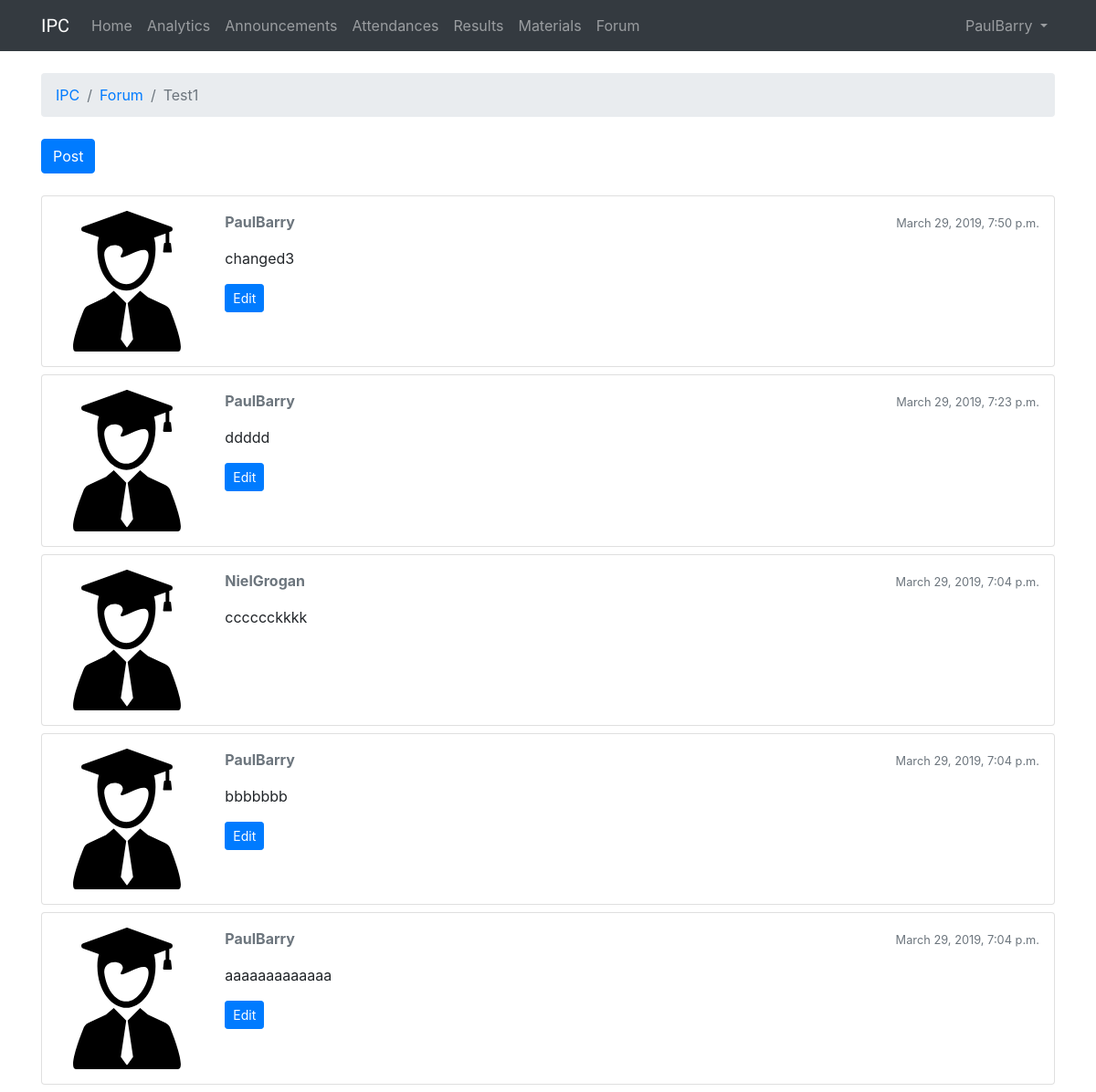
Page /1/forum/1 (signed in) on the committed database.
### IPC/models.py (models this page shows, shortened)
class ForumTopic(models.Model):
    forumTopicName = models.CharField(max_length=255)
    forumTopicDesc = models.TextField(max_length=4000)
    forumTopicPoster = models.ForeignKey(User, on_delete=models.CASCADE,)
    forumTopicPostedDate = models.DateTimeField(auto_now_add=True)
    forumTopicInstitution = models.ForeignKey(Institution, on_delete=models.CASCADE,)
    forumTopicFlag = models.IntegerField(default=0, validators=[MaxValueValidator(1), MinValueValidator(0)])
    forumTopicCourse = models.ForeignKey(Course, on_delete=models.CASCADE,)

class ForumTopicPost(models.Model):
    forumTopicPostPost = models.TextField(max_length=4000)
    forumTopicPostCreatedTime = models.DateTimeField(auto_now_add=True)
    forumTopicPostUpdatedTime = models.DateTimeField(null=True)
    forumTopicPostPoster = models.ForeignKey(User, on_delete=models.CASCADE,)
    forumTopicPostTopic = models.ForeignKey(ForumTopic, on_delete=models.CASCADE,)

### IPC/views.py (the view)
# urls.py: path('<int:course_id>/forum/<int:topic_id>', views.topic_post, name='topic_post'),
@login_required
def topic_post(request, course_id, topic_id):
    topic = ForumTopic.objects.get(id=topic_id)
    topic_posts = list(ForumTopicPost.objects.filter(forumTopicPostTopic = topic_id).order_by('-forumTopicPostCreatedTime'))
    return render(request, 'topic_post.html', {'course_id': course_id,
                                                'topic_id': topic_id,
                                                'topic': topic,
                                                'topic_posts': topic_posts,})

### templates/topic_post.html (shortened to what this page needs)
{% extends 'base.html' %}
{% load static %}
{% block breadcrumb %}
<li class="breadcrumb-item"><a href="{% url 'course' %}">IPC</a></li>
<li class="breadcrumb-item"><a href="{% url 'institute_forum' course_id=course_id %}">Forum</a></li>
<li class="breadcrumb-item active">{{ topic.forumTopicName }}</li>
{% endblock %}
{% block content %}
  <div class="mb-4">
    <a href="{% url 'post_topic_post' course_id=course_id topic_id=topic_id %}" class="btn btn-primary" role="button">Post</a>
  </div>
  {% for topic_post in topic_posts %}
    <div class="card mb-2">
      <div class="card-body p-3">
        <div class="row">
          <div class="col-2">
            <img src="{% static 'img/avatar.svg' %}" alt="{{ topic_post.forumTopicPostPoster }}" class="w-100">
          </div>
          <div class="col-10">
            <div class="row mb-3">
              <div class="col-6">
                <strong class="text-muted">{{ topic_post.forumTopicPostPoster }}</strong>
              </div>
              <div class="col-6 text-right">
                <small class="text-muted">{{ topic_post.forumTopicPostCreatedTime }}</small>
              </div>
            </div>
            {{ topic_post.forumTopicPostPost }}
            {% if topic_post.forumTopicPostPoster == user %}
              <div class="mt-3">
                <a href="{% url 'edit_post_topic_post' course_id=course_id topic_id=topic_id post_id=topic_post.id %}" class="btn btn-primary btn-sm" role="button">Edit</a>
              </div>
            {% endif %}
          </div>
        </div>
      </div>
    </div>
  {% endfor %}
{% endblock %}

### templates/base.html (shortened to what this page needs)
{% load static %}<!DOCTYPE html>
<html>
  <head>
    <link rel="stylesheet" href="{% static 'css/bootstrap.min.css' %}">
    <link rel="stylesheet" href="{% static 'css/app.css' %}">
  </head>
  <body>
    {% block body %}
      <nav class="navbar navbar-expand-lg navbar-dark bg-dark">
        <div class="container">
          <a class="navbar-brand" href="{% url 'course' %}">IPC</a>
          <div class="collapse navbar-collapse" id="navbarNavAltMarkup">
            <div class="navbar-nav">
              <a class="nav-item nav-link" href="{% url 'course' %}">Home<span class="sr-only">(current)</span></a>
              <a class="nav-item nav-link" href="{% url 'course_statistic' course_id=course_id %}">Analytics</a>
              <a class="nav-item nav-link" href="{% url 'course_announcement' course_id=course_id %}">Announcements</a>
              <a class="nav-item nav-link" href="{% url 'course_attendance' course_id=course_id %}">Attendances</a>
              <a class="nav-item nav-link" href="{% url 'course_result' course_id=course_id %}">Results</a>
              <a class="nav-item nav-link" href="{% url 'course_material' course_id=course_id %}">Materials</a>
              <a class="nav-item nav-link" href="{% url 'institute_forum' course_id=course_id %}">Forum</a>
            </div>
          </div>
          <div class="collapse navbar-collapse" id="mainMenu">
            <ul class="navbar-nav ml-auto">
              <li class="nav-item dropdown">
                <a class="nav-link dropdown-toggle" href="#" id="userMenu" data-toggle="dropdown" aria-haspopup="true" aria-expanded="false">
                  {{ user.username }}
                </a>
              </li>
            </ul>
          </div>
        </div>
      </nav>
      <div class="container">
        <ol class="breadcrumb my-4">
          {% block breadcrumb %}
          {% endblock %}
        </ol>
        {% block content %}
        {% endblock %}
      </div>
    {% endblock body %}
  </body>
</html>

### static/css/app.css (style rules this page uses)
.navbar-brand { font-family: 'Aldrich', sans-serif; }

### rows in the picture
ForumTopic: forumTopicName "Test1"
ForumTopicPost: forumTopicPostPoster "PaulBarry", forumTopicPostCreatedTime "March 29, 2019, 7:50 p.m.", forumTopicPostPost "changed3", shows "Edit"
ForumTopicPost: forumTopicPostPoster "PaulBarry", forumTopicPostCreatedTime "March 29, 2019, 7:23 p.m.", forumTopicPostPost "ddddd", shows "Edit"
ForumTopicPost: forumTopicPostPoster "NielGrogan", forumTopicPostCreatedTime "March 29, 2019, 7:04 p.m.", forumTopicPostPost "cccccckkkk"
ForumTopicPost: forumTopicPostPoster "PaulBarry", forumTopicPostCreatedTime "March 29, 2019, 7:04 p.m.", forumTopicPostPost "bbbbbbb", shows "Edit"
ForumTopicPost: forumTopicPostPoster "PaulBarry", forumTopicPostCreatedTime "March 29, 2019, 7:04 p.m.", forumTopicPostPost "aaaaaaaaaaaaa", shows "Edit"

### other values in the picture
{{ user.username }} "PaulBarry"
